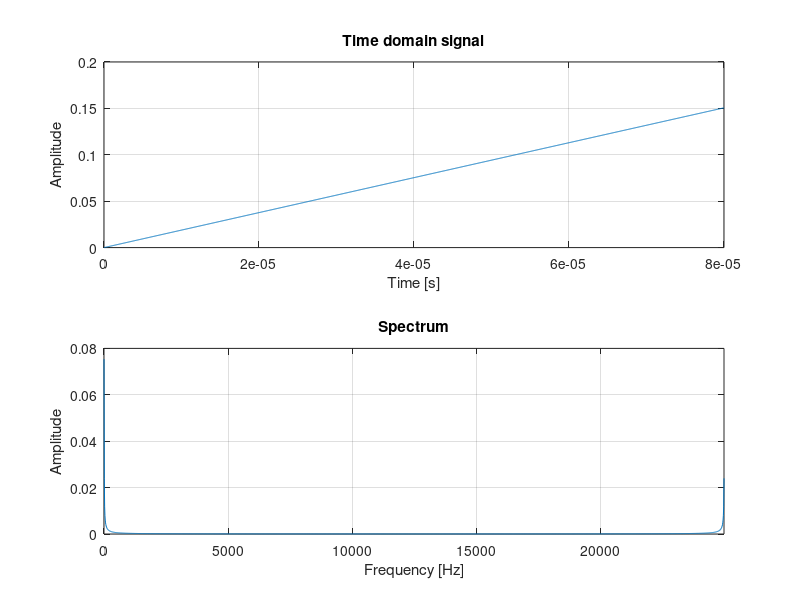

Source code (MATLAB): (Note: this script raises an error after producing the figure.)
%% Time domain parameters
fs = 25000;    % Sampling frequency
dt = 1/(1000*fs);     % Time resolution
T = 2/fs;        % Signal duration
t = 0:dt:T; % Total duration
N = length(t); % Number of time samples

%% Signal generation
f0_1 = 100; % fundamental frequency of first sinusoid
f0_2 = 200; % fundamental frequency of second sinusoid
x1 = sin(2*pi*f0_1*t); % first sinusoid
x2 = sin(2*pi*f0_2*t); % second sinusoid

figure;
plot(t,x1);

% We want 200 Hz signal to last for half of a time, therefore zero-out
% second half - use the logical indexing of time variable
x2(t>5)=0;

% Now add two signals
x = x1+x2;

% Calculate spectrum
X = abs(fft(x))/N;
% Prepare frequency axis
freqs = (0:N-1).*(fs/N);

%% Plotting time and frequency domain
% Time domain signal plot
subplot(211)
plot(t, x)
grid on
xlabel('Time [s]')
ylabel('Amplitude')
title('Time domain signal')

% Spectrum plot
subplot(212)
plot(freqs, X)
grid on
xlim([0 max(freqs)])
xlabel('Frequency [Hz]')
ylabel('Amplitude')
title('Spectrum')

%% Playing back signal
% Normalize the audio:
x = 0.99*x/max(abs(x));

% For MATLAB R2014a use audioplayer
player = audioplayer(x, fs);
play(player)

% For older versions use wavplay
% wavplay(x, fs);